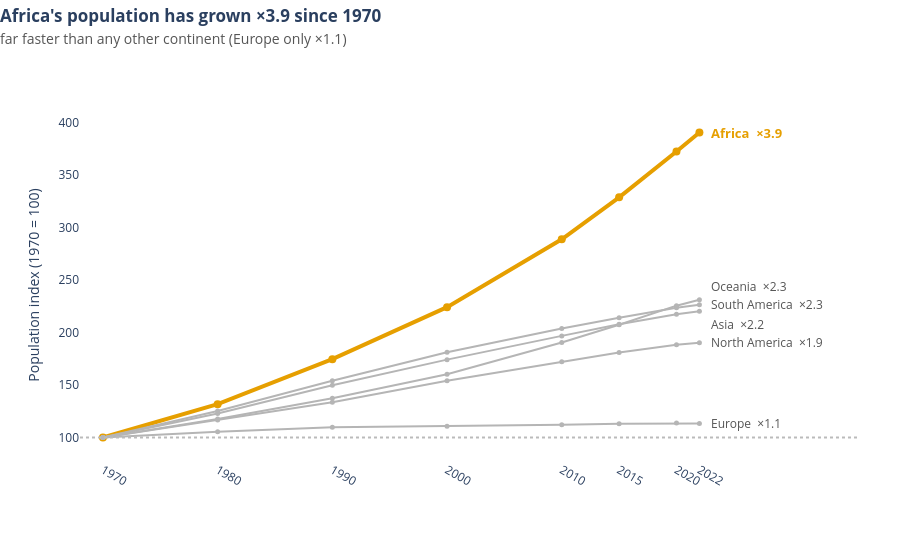

The notebook cell saved with this chart:
### Markdown cell above
**Chart choice & justification:** A **line chart of an index (1970 = 100)**, because the question is about growth *relative to each continent's own 1970 size* and a line is the natural encoding for change over time; raw populations would let Asia dwarf everything. Africa is the single orange accent and the other continents are grey context, with direct end-labels instead of a legend.

### Code cell
# Q1 — line chart, indexed to 1970 = 100
cont = df_long.groupby(['Continent', 'Year'], as_index=False)['Population'].sum()
base = cont[cont['Year'] == 1970].set_index('Continent')['Population']
cont['Index'] = cont['Population'] / cont['Continent'].map(base) * 100

fig = px.line(
    cont, x='Year', y='Index', color='Continent', markers=True,
    color_discrete_map={c: (ACCENT if c == 'Africa' else GREY) for c in cont['Continent'].unique()},
    template='plotly_white',
)
fig.for_each_trace(lambda t: t.update(line_width=4 if t.name == 'Africa' else 2,
                                      marker_size=8 if t.name == 'Africa' else 5))

last = cont[cont['Year'] == 2022].set_index('Continent')['Index']
nudge = {'Oceania': 13, 'South America': 0, 'Asia': -13}          # keeps the three close labels apart
for c, v in last.items():
    fig.add_annotation(x=2022, y=v, xanchor='left', xshift=10, yshift=nudge.get(c, 0), showarrow=False,
                       text=f"<b>{c}  ×{v/100:.1f}</b>" if c == 'Africa' else f"{c}  ×{v/100:.1f}",
                       font=dict(color=ACCENT if c == 'Africa' else '#555', size=13 if c == 'Africa' else 12))

fig.add_hline(y=100, line_dash='dot', line_color='#BBBBBB')       # 1970 baseline
fig.update_layout(title=insight_title(f"Africa's population has grown ×{last['Africa']/100:.1f} since 1970",
                                      "far faster than any other continent (Europe only ×%.1f)" % (last['Europe']/100)),
                  showlegend=False, margin=dict(t=110, r=40), height=540,
                  yaxis_title='Population index (1970 = 100)', xaxis_title=None)
fig.update_xaxes(showgrid=False, range=[1968, 2036], tickvals=sorted(cont['Year'].unique()))
fig.update_yaxes(showgrid=False)
fig.show()

### Figure 1 — Plotly figure (JSON) as saved in the notebook; plotly's stock layout.template omitted (floating-point values rounded to 4 significant figures)
{"data": [{"hovertemplate": "Continent=Africa<br>Year=%{x}<br>Index=%{y}<extra></extra>", "legendgroup": "Africa", "line": {"color": "#E69F00", "dash": "solid", "width": 4}, "marker": {"size": 8, "symbol": "circle"}, "mode": "lines+markers", "name": "Africa", "orientation": "v", "showlegend": true, "type": "scatter", "x": [1970, 1980, 1990, 2000, 2010, 2015, 2020, 2022], "xaxis": "x", "y": [100.0, 131.8, 174.6, 224.1, 288.8, 328.7, 372.3, 390.4], "yaxis": "y"}, {"hovertemplate": "Continent=Asia<br>Year=%{x}<br>Index=%{y}<extra></extra>", "legendgroup": "Asia", "line": {"color": "#B5B5B5", "dash": "solid", "width": 2}, "marker": {"size": 5, "symbol": "circle"}, "mode": "lines+markers", "name": "Asia", "orientation": "v", "showlegend": true, "type": "scatter", "x": [1970, 1980, 1990, 2000, 2010, 2015, 2020, 2022], "xaxis": "x", "y": [100.0, 122.9, 149.7, 174.1, 196.7, 207.9, 217.4, 220.1], "yaxis": "y"}, {"hovertemplate": "Continent=Europe<br>Year=%{x}<br>Index=%{y}<extra></extra>", "legendgroup": "Europe", "line": {"color": "#B5B5B5", "dash": "solid", "width": 2}, "marker": {"size": 5, "symbol": "circle"}, "mode": "lines+markers", "name": "Europe", "orientation": "v", "showlegend": true, "type": "scatter", "x": [1970, 1980, 1990, 2000, 2010, 2015, 2020, 2022], "xaxis": "x", "y": [100.0, 105.6, 109.8, 110.7, 112.1, 113.1, 113.7, 113.3], "yaxis": "y"}, {"hovertemplate": "Continent=North America<br>Year=%{x}<br>Index=%{y}<extra></extra>", "legendgroup": "North America", "line": {"color": "#B5B5B5", "dash": "solid", "width": 2}, "marker": {"size": 5, "symbol": "circle"}, "mode": "lines+markers", "name": "North America", "orientation": "v", "showlegend": true, "type": "scatter", "x": [1970, 1980, 1990, 2000, 2010, 2015, 2020, 2022], "xaxis": "x", "y": [100.0, 116.8, 133.6, 154.1, 172.1, 180.8, 188.4, 190.3], "yaxis": "y"}, {"hovertemplate": "Continent=Oceania<br>Year=%{x}<br>Index=%{y}<extra></extra>", "legendgroup": "Oceania", "line": {"color": "#B5B5B5", "dash": "solid", "width": 2}, "marker": {"size": 5, "symbol": "circle"}, "mode": "lines+markers", "name": "Oceania", "orientation": "v", "showlegend": true, "type": "scatter", "x": [1970, 1980, 1990, 2000, 2010, 2015, 2020, 2022], "xaxis": "x", "y": [100.0, 117.7, 137.3, 160.3, 190.5, 207.4, 225.5, 231.2], "yaxis": "y"}, {"hovertemplate": "Continent=South America<br>Year=%{x}<br>Index=%{y}<extra></extra>", "legendgroup": "South America", "line": {"color": "#B5B5B5", "dash": "solid", "width": 2}, "marker": {"size": 5, "symbol": "circle"}, "mode": "lines+markers", "name": "South America", "orientation": "v", "showlegend": true, "type": "scatter", "x": [1970, 1980, 1990, 2000, 2010, 2015, 2020, 2022], "xaxis": "x", "y": [100.0, 125.3, 154.0, 181.2, 203.7, 214.1, 223.7, 226.4], "yaxis": "y"}], "layout": {"annotations": [{"font": {"color": "#E69F00", "size": 13}, "showarrow": false, "text": "<b>Africa  ×3.9</b>", "x": 2022, "xanchor": "left", "xshift": 10, "y": 390.4, "yshift": 0}, {"font": {"color": "#555", "size": 12}, "showarrow": false, "text": "Asia  ×2.2", "x": 2022, "xanchor": "left", "xshift": 10, "y": 220.1, "yshift": -13}, {"font": {"color": "#555", "size": 12}, "showarrow": false, "text": "Europe  ×1.1", "x": 2022, "xanchor": "left", "xshift": 10, "y": 113.3, "yshift": 0}, {"font": {"color": "#555", "size": 12}, "showarrow": false, "text": "North America  ×1.9", "x": 2022, "xanchor": "left", "xshift": 10, "y": 190.3, "yshift": 0}, {"font": {"color": "#555", "size": 12}, "showarrow": false, "text": "Oceania  ×2.3", "x": 2022, "xanchor": "left", "xshift": 10, "y": 231.2, "yshift": 13}, {"font": {"color": "#555", "size": 12}, "showarrow": false, "text": "South America  ×2.3", "x": 2022, "xanchor": "left", "xshift": 10, "y": 226.4, "yshift": 0}], "height": 540, "legend": {"title": {"text": "Continent"}, "tracegroupgap": 0}, "margin": {"r": 40, "t": 110}, "shapes": [{"line": {"color": "#BBBBBB", "dash": "dot"}, "type": "line", "x0": 0, "x1": 1, "xref": "x domain", "y0": 100, "y1": 100, "yref": "y"}], "showlegend": false, "title": {"text": "<b>Africa's population has grown ×3.9 since 1970</b><br><span style='font-size:14px;color:#555'>far faster than any other continent (Europe only ×1.1)</span>", "x": 0, "xanchor": "left", "y": 0.96, "yanchor": "top"}, "xaxis": {"anchor": "y", "domain": [0, 1], "range": [1968, 2036], "showgrid": false, "tickvals": [1970, 1980, 1990, 2000, 2010, 2015, 2020, 2022], "title": {}}, "yaxis": {"anchor": "x", "domain": [0, 1], "showgrid": false, "title": {"text": "Population index (1970 = 100)"}}}}
